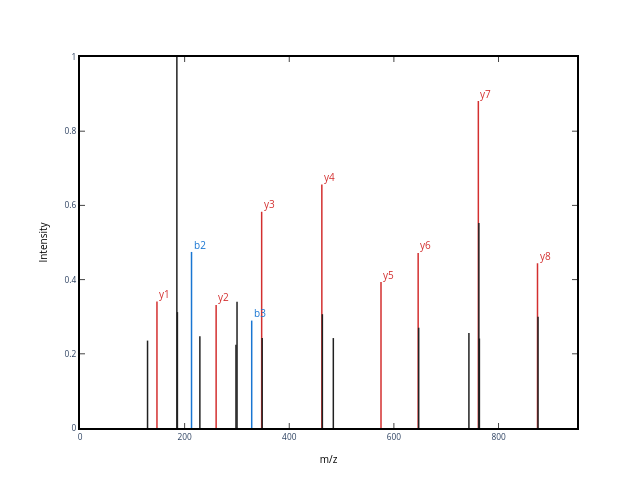

Here is the notebook cell this chart was saved with:
### Code cell
ms2_spectrum_annotated = get_MS2_object(mzml_path, 5672, peptide = 'VLDALDSIK')
plot_MS2(ms2_spectrum_annotated)

### Figure 1 — Plotly figure (JSON) as saved in the notebook; plotly's stock layout.template omitted (floating-point values rounded to 4 significant figures)
{"data": [{"line": {"color": "rgba (33, 33, 33, 1)", "dash": "solid", "width": 1.5}, "mode": "lines", "name": "_child1", "type": "scatter", "x": [129.1, 129.1], "xaxis": "x", "y": [0, 0.2356], "yaxis": "y"}, {"line": {"color": "rgba (211, 47, 47, 1)", "dash": "solid", "width": 1.5}, "mode": "lines", "name": "_child3", "type": "scatter", "x": [147.1, 147.1], "xaxis": "x", "y": [0, 0.3408], "yaxis": "y"}, {"line": {"color": "rgba (33, 33, 33, 1)", "dash": "solid", "width": 1.5}, "mode": "lines", "name": "_child5", "type": "scatter", "x": [185.2, 185.2], "xaxis": "x", "y": [0, 1], "yaxis": "y"}, {"line": {"color": "rgba (33, 33, 33, 1)", "dash": "solid", "width": 1.5}, "mode": "lines", "name": "_child7", "type": "scatter", "x": [186.2, 186.2], "xaxis": "x", "y": [0, 0.3124], "yaxis": "y"}, {"line": {"color": "rgba (25, 118, 210, 1)", "dash": "solid", "width": 1.5}, "mode": "lines", "name": "_child9", "type": "scatter", "x": [213.2, 213.2], "xaxis": "x", "y": [0, 0.4746], "yaxis": "y"}, {"line": {"color": "rgba (33, 33, 33, 1)", "dash": "solid", "width": 1.5}, "mode": "lines", "name": "_child11", "type": "scatter", "x": [229.1, 229.1], "xaxis": "x", "y": [0, 0.2473], "yaxis": "y"}, {"line": {"color": "rgba (211, 47, 47, 1)", "dash": "solid", "width": 1.5}, "mode": "lines", "name": "_child13", "type": "scatter", "x": [260.2, 260.2], "xaxis": "x", "y": [0, 0.3318], "yaxis": "y"}, {"line": {"color": "rgba (33, 33, 33, 1)", "dash": "solid", "width": 1.5}, "mode": "lines", "name": "_child15", "type": "scatter", "x": [298.1, 298.1], "xaxis": "x", "y": [0, 0.2245], "yaxis": "y"}, {"line": {"color": "rgba (33, 33, 33, 1)", "dash": "solid", "width": 1.5}, "mode": "lines", "name": "_child17", "type": "scatter", "x": [300.2, 300.2], "xaxis": "x", "y": [0, 0.3405], "yaxis": "y"}, {"line": {"color": "rgba (25, 118, 210, 1)", "dash": "solid", "width": 1.5}, "mode": "lines", "name": "_child19", "type": "scatter", "x": [328.2, 328.2], "xaxis": "x", "y": [0, 0.2895], "yaxis": "y"}, {"line": {"color": "rgba (211, 47, 47, 1)", "dash": "solid", "width": 1.5}, "mode": "lines", "name": "_child21", "type": "scatter", "x": [347.2, 347.2], "xaxis": "x", "y": [0, 0.5829], "yaxis": "y"}, {"line": {"color": "rgba (33, 33, 33, 1)", "dash": "solid", "width": 1.5}, "mode": "lines", "name": "_child23", "type": "scatter", "x": [348.2, 348.2], "xaxis": "x", "y": [0, 0.2427], "yaxis": "y"}, {"line": {"color": "rgba (211, 47, 47, 1)", "dash": "solid", "width": 1.5}, "mode": "lines", "name": "_child25", "type": "scatter", "x": [462.3, 462.3], "xaxis": "x", "y": [0, 0.6565], "yaxis": "y"}, {"line": {"color": "rgba (33, 33, 33, 1)", "dash": "solid", "width": 1.5}, "mode": "lines", "name": "_child27", "type": "scatter", "x": [463.3, 463.3], "xaxis": "x", "y": [0, 0.3068], "yaxis": "y"}, {"line": {"color": "rgba (33, 33, 33, 1)", "dash": "solid", "width": 1.5}, "mode": "lines", "name": "_child29", "type": "scatter", "x": [484.2, 484.2], "xaxis": "x", "y": [0, 0.2424], "yaxis": "y"}, {"line": {"color": "rgba (211, 47, 47, 1)", "dash": "solid", "width": 1.5}, "mode": "lines", "name": "_child31", "type": "scatter", "x": [575.3, 575.3], "xaxis": "x", "y": [0, 0.3936], "yaxis": "y"}, {"line": {"color": "rgba (211, 47, 47, 1)", "dash": "solid", "width": 1.5}, "mode": "lines", "name": "_child33", "type": "scatter", "x": [646.4, 646.4], "xaxis": "x", "y": [0, 0.472], "yaxis": "y"}, {"line": {"color": "rgba (33, 33, 33, 1)", "dash": "solid", "width": 1.5}, "mode": "lines", "name": "_child35", "type": "scatter", "x": [647.4, 647.4], "xaxis": "x", "y": [0, 0.2703], "yaxis": "y"}, {"line": {"color": "rgba (33, 33, 33, 1)", "dash": "solid", "width": 1.5}, "mode": "lines", "name": "_child37", "type": "scatter", "x": [743.4, 743.4], "xaxis": "x", "y": [0, 0.2564], "yaxis": "y"}, {"line": {"color": "rgba (211, 47, 47, 1)", "dash": "solid", "width": 1.5}, "mode": "lines", "name": "_child39", "type": "scatter", "x": [761.4, 761.4], "xaxis": "x", "y": [0, 0.8811], "yaxis": "y"}, {"line": {"color": "rgba (33, 33, 33, 1)", "dash": "solid", "width": 1.5}, "mode": "lines", "name": "_child41", "type": "scatter", "x": [762.4, 762.4], "xaxis": "x", "y": [0, 0.5524], "yaxis": "y"}, {"line": {"color": "rgba (33, 33, 33, 1)", "dash": "solid", "width": 1.5}, "mode": "lines", "name": "_child43", "type": "scatter", "x": [763.4, 763.4], "xaxis": "x", "y": [0, 0.2412], "yaxis": "y"}, {"line": {"color": "rgba (211, 47, 47, 1)", "dash": "solid", "width": 1.5}, "mode": "lines", "name": "_child45", "type": "scatter", "x": [874.5, 874.5], "xaxis": "x", "y": [0, 0.444], "yaxis": "y"}, {"line": {"color": "rgba (33, 33, 33, 1)", "dash": "solid", "width": 1.5}, "mode": "lines", "name": "_child47", "type": "scatter", "x": [875.5, 875.5], "xaxis": "x", "y": [0, 0.2997], "yaxis": "y"}], "layout": {"annotations": [{"align": "left", "font": {"color": "#D32F2F", "size": 10}, "opacity": 1, "showarrow": false, "text": "y1", "x": 147.1, "xanchor": "left", "xref": "x", "y": 0.3608, "yanchor": "middle", "yref": "y"}, {"align": "left", "font": {"color": "#1976D2", "size": 10}, "opacity": 1, "showarrow": false, "text": "b2", "x": 213.2, "xanchor": "left", "xref": "x", "y": 0.4946, "yanchor": "middle", "yref": "y"}, {"align": "left", "font": {"color": "#D32F2F", "size": 10}, "opacity": 1, "showarrow": false, "text": "y2", "x": 260.2, "xanchor": "left", "xref": "x", "y": 0.3518, "yanchor": "middle", "yref": "y"}, {"align": "left", "font": {"color": "#1976D2", "size": 10}, "opacity": 1, "showarrow": false, "text": "b3", "x": 328.2, "xanchor": "left", "xref": "x", "y": 0.3095, "yanchor": "middle", "yref": "y"}, {"align": "left", "font": {"color": "#D32F2F", "size": 10}, "opacity": 1, "showarrow": false, "text": "y3", "x": 347.2, "xanchor": "left", "xref": "x", "y": 0.6029, "yanchor": "middle", "yref": "y"}, {"align": "left", "font": {"color": "#D32F2F", "size": 10}, "opacity": 1, "showarrow": false, "text": "y4", "x": 462.3, "xanchor": "left", "xref": "x", "y": 0.6765, "yanchor": "middle", "yref": "y"}, {"align": "left", "font": {"color": "#D32F2F", "size": 10}, "opacity": 1, "showarrow": false, "text": "y5", "x": 575.3, "xanchor": "left", "xref": "x", "y": 0.4136, "yanchor": "middle", "yref": "y"}, {"align": "left", "font": {"color": "#D32F2F", "size": 10}, "opacity": 1, "showarrow": false, "text": "y6", "x": 646.4, "xanchor": "left", "xref": "x", "y": 0.492, "yanchor": "middle", "yref": "y"}, {"align": "left", "font": {"color": "#D32F2F", "size": 10}, "opacity": 1, "showarrow": false, "text": "y7", "x": 761.4, "xanchor": "left", "xref": "x", "y": 0.9011, "yanchor": "middle", "yref": "y"}, {"align": "left", "font": {"color": "#D32F2F", "size": 10}, "opacity": 1, "showarrow": false, "text": "y8", "x": 874.5, "xanchor": "left", "xref": "x", "y": 0.464, "yanchor": "middle", "yref": "y"}], "autosize": false, "height": 480, "hovermode": "closest", "margin": {"b": 52, "l": 80, "pad": 0, "r": 63, "t": 57}, "plot_bgcolor": "white", "showlegend": false, "width": 640, "xaxis": {"anchor": "y", "domain": [0, 1], "linecolor": "black", "linewidth": 2, "mirror": "ticks", "nticks": 6, "range": [0, 950], "showgrid": true, "showline": true, "side": "bottom", "tickfont": {"size": 8.33}, "ticks": "inside", "title": {"font": {"color": "#000000", "size": 10}, "text": "m/z"}, "type": "linear", "zeroline": false}, "yaxis": {"anchor": "x", "domain": [0, 1], "linecolor": "black", "linewidth": 2, "mirror": "ticks", "nticks": 6, "range": [0, 1], "showgrid": true, "showline": true, "side": "left", "tickfont": {"size": 8.33}, "ticks": "inside", "title": {"font": {"color": "#000000", "size": 10}, "text": "Intensity"}, "type": "linear", "zeroline": false}}}
